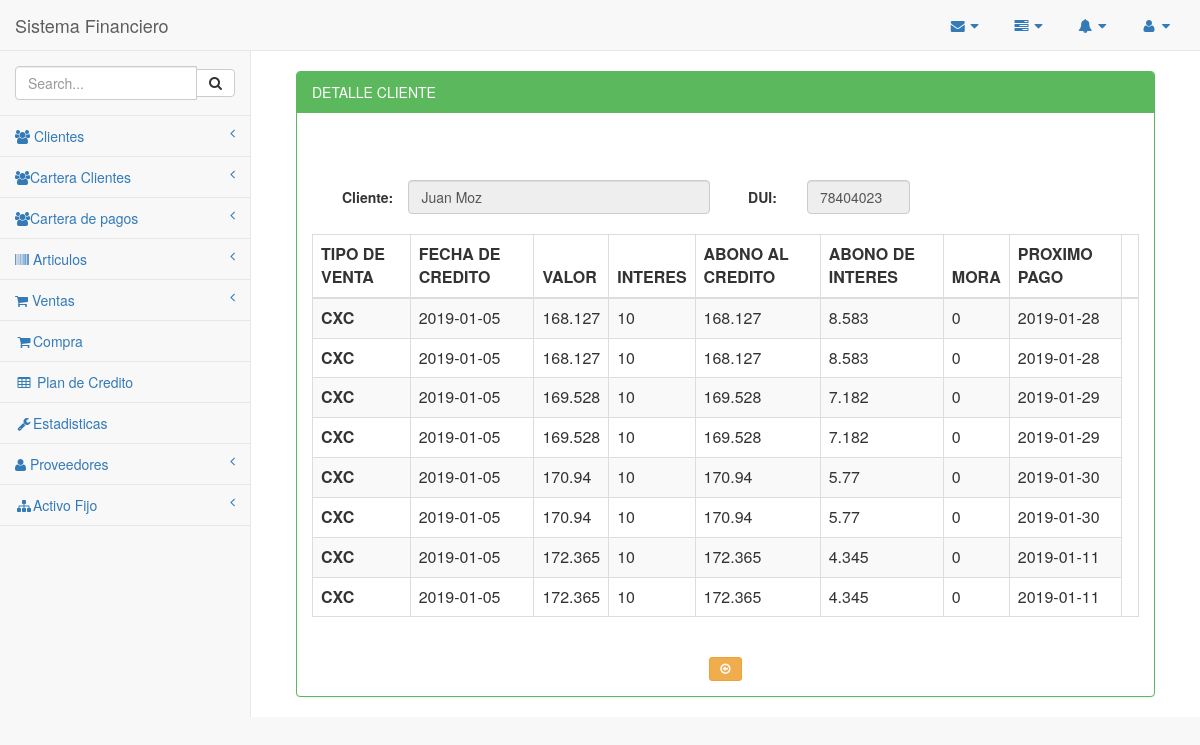
The app's page /Cliente/verCliente.php?ir=1 with its own data.
### tables this page shows
CREATE TABLE `tb_cliente` (
  `id_cliente` int(11) NOT NULL,
  `nombre_cliente` varchar(40) DEFAULT NULL,
  `dir_cliente` varchar(100) DEFAULT NULL,
  `dui` varchar(15) DEFAULT NULL,
  `tel` varchar(15) DEFAULT NULL
);

CREATE TABLE `contable` (
  `id_contable` int(11) NOT NULL,
  `concepto1` varchar(40) DEFAULT NULL,
  `concepto2` varchar(50) DEFAULT NULL,
  `tipo` varchar(20) DEFAULT NULL,
  `valor` varchar(20) DEFAULT NULL,
  `fecha` date DEFAULT NULL,
  `hora` time DEFAULT NULL,
  `clase` varchar(20) DEFAULT NULL,
  `interes` float DEFAULT NULL,
  `cuota` float DEFAULT NULL,
  `to_interes` float DEFAULT NULL,
  `observacion` varchar(75) DEFAULT NULL,
  `meses` varchar(20) DEFAULT NULL,
  `estadoC` varchar(20) DEFAULT NULL
);

CREATE TABLE `abono` (
  `id_abono` int(11) NOT NULL,
  `cuenta` int(11) DEFAULT NULL,
  `valor` varchar(40) DEFAULT NULL,
  `fecha` date DEFAULT NULL,
  `hora` varchar(50) DEFAULT NULL,
  `nota` varchar(75) DEFAULT NULL,
  `total_interes` varchar(20) DEFAULT NULL,
  `proximo_pago` date DEFAULT NULL,
  `mora` float DEFAULT NULL,
  `estado` varchar(20) DEFAULT NULL
);

### Cliente/verCliente.php (the view, shortened to what this page needs)
<?php
    include_once '../Plantilla/encabezado.php';
    include_once '../Plantilla/menuLateral.php';
     $modi = $_GET['ir'];
 ?>
  <div id="page-wrapper">
            <div class="container-fluid">
                <div class="row">
                    <div class="col-md-12">
                        <br/>
                         <div class="panel panel-green">
                        <div class="panel-heading">
                             DETALLE CLIENTE
                        </div>
                        <div class="panel-body">
             <div class="col-md-8">
			 <div class="alert alert-default" align="center">
                    </div>
                </div>
            <div class="row">
                <div class="col-md-12" >
                              <div class="col-md-12">
                                    <form class="form-horizontal" action="" method="post" role="form">
                                         <?php
                                    include_once '../conexion/php_conexion.php';
                                    $sacar = mysqli_query($conexion, "SELECT*FROM tb_cliente WHERE id_cliente='$modi'");
                                    while ($fila = mysqli_fetch_array($sacar)) {
                                                      $nombre=$fila['nombre_cliente'];
                                                      $dui=$fila['dui'];
                                                       ?>
                                            <label class="col-md-1 control-label">Cliente:</label>
                                            <div class="col-md-5">
                                                <input type="text" class="form-control" name="cliente" value="<?php echo $nombre; ?>" disabled>
                                            </div>
                                            <label class="col-md-1 control-label">DUI:</label>
                                            <div class="col-md-2">
                                                <input type="text" class="form-control" name="dui" value="<?php echo $dui; ?>" disabled>
                                            </div>
                          <br>
                           <br>
                         </div>
                          <table id="tabla" class="table table-striped table-bordered table-hover">
                                    <thead>
                                        <tr>
                                            <th>TIPO DE VENTA</th>
                                            <th>FECHA DE CREDITO</th>
                                            <th>VALOR</th>
                                            <th>INTERES</th>
                                            <th>ABONO AL CREDITO</th>
                                            <th>ABONO DE INTERES</th>
                                            <th>MORA</th>
                                            <th>PROXIMO PAGO</th>
                                            <th></th>
                                        </tr>
                                    </thead>
                                    <tbody class="buscar">
                                      <?php
        $sacar = mysqli_query($conexion, "SELECT tb_cliente.nombre_cliente,contable.tipo, contable.fecha, contable.valor, contable.interes, abono.valor, abono.total_interes, abono.mora, abono.proximo_pago FROM tb_cliente , contable INNER JOIN abono ON abono.cuenta = contable.id_contable ");
            while ($fila = mysqli_fetch_array($sacar)) {
                 $tipo=$fila['tipo'];
                 $fecha=$fila['fecha'];
                 $valor=$fila['valor'];
                  $interes=$fila['interes'];
                   $valor1=$fila['valor'];
                    $total_interes=$fila['total_interes'];
                     $mora=$fila['mora'];
                      $proximo_pago=$fila['proximo_pago'];
       ?>
       <tr>
        <th><?php echo $tipo;?></th>
        <td><?php echo $fecha;?></td>
        <td><?php echo $valor;?></td>
        <td><?php echo $interes;?></td>
        <td><?php echo $valor1;?></td>
        <td><?php echo $total_interes;?></td>
        <td><?php echo $mora;?></td>
        <td><?php echo $proximo_pago;?></td>
       <?php  }?>
      </tr>
    </tbody>
  </table>
                                            </div>
                                            </div>
                                        <div class="form-group" align="center" >
                                            <div class="col-md-12">
                                            <br>
                                <a href="lista_clientes.php"class="btn btn-warning btn-sm x3" ><i class="fa fa-arrow-circle-o-left"></i></a>
                                            </div>
                                        </div>
                                         <?php
                            }
                                ?>
                            </div>
                    </div>
                </div>
            </div>
        </div>
  <?php
   include_once '../Plantilla/inferior.php';
?>

### records on screen
tb_cliente: cliente "Juan Moz", dui "78404023", contable.tipo "CXC", contable.fecha "2019-01-05", abono.valor "168.127", contable.interes "10", abono.total_interes "8.583", abono.mora "0", abono.proximo_pago "2019-01-28", abono.valor "169.528", abono.total_interes "7.182", abono.proximo_pago "2019-01-29", abono.valor "170.94", abono.total_interes "5.77", abono.proximo_pago "2019-01-30", abono.valor "172.365", abono.total_interes "4.345", abono.proximo_pago "2019-01-11"
tb_cliente: contable.tipo "CXC", contable.fecha "2019-01-05", abono.valor "168.127", contable.interes "10", abono.total_interes "8.583", abono.mora "0", abono.proximo_pago "2019-01-28", abono.valor "169.528", abono.total_interes "7.182", abono.proximo_pago "2019-01-29", abono.valor "170.94", abono.total_interes "5.77", abono.proximo_pago "2019-01-30", abono.valor "172.365", abono.total_interes "4.345", abono.proximo_pago "2019-01-11"
